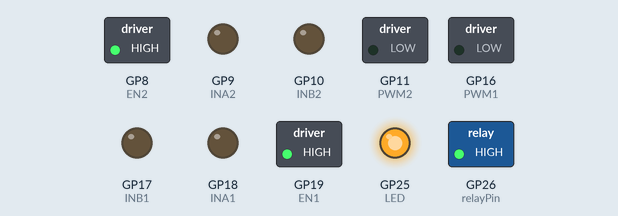
Recording of a sketch running on a simulated Raspberry Pi Pico. Parts: switched loads named in the sketch (green lamp = pin HIGH), output pins drawn as LEDs (lit = HIGH). The ROS host is connected and sends only what is stated; what the sketch prints to the serial monitor is not drawn.

Above: at 0.1 s.
At 2.3 s:
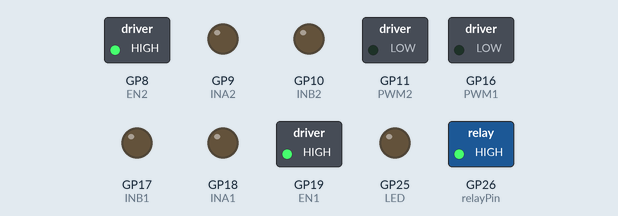
Timing chart, 0 to 3.8 s (numbered marks = the images above):
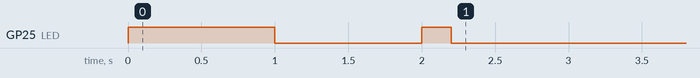

Measured:
- by itself, GP25 (LED): HIGH → LOW at 1.0 s, → HIGH 1.0 s later, → LOW 0.20 s later

The sketch:

arm-run-master_new.ino
```cpp
// NOTE all outputs are ACTIVE LOW

//HardwareTimer timer(3);
#include <stdlib.h>
#include <ros.h>
#include <std_msgs/Int32MultiArray.h>

#include <mcp_can.h>
#include <SPI.h>
//#include<SD.h>

#define SPI_CS_PIN 1
MCP_CAN CAN (SPI_CS_PIN);


#define LED 25

#define PWM1 16
#define INB1 17
#define INA1 18
#define EN1  19

#define PWM2 11
#define INB2 10
#define INA2 9
#define EN2  8

#define relayPin 26

#define PWMMAX 0xFFF

void callback (const std_msgs::Int32MultiArray& msg);
void initAndClearOutputs ();
void fixPWM ();
void initCAN ();
void updatePinBuff ();
void writeMotors ();
void writeCanBus ();

ros::NodeHandle nh;
ros::Subscriber<std_msgs::Int32MultiArray> sub ("stm_write", callback);

// for CAN
#define STD_FRAME 0
#define ID_A 0xF1


#define WRITE_INTERVAL 20
#define LOST_COMM_INTERVAL 200
unsigned long last_write_time = 0;
unsigned long last_comm_time = 0;
unsigned long curr_time = 0;

#define INP_LEN 6
int32_t recv_buff[INP_LEN] = {0, 0, 0, 0, 0, 0};

// PWM, EN, INA, INB (in that order)
uint8_t pin_buff[INP_LEN * 4];
uint8_t *motor_buff = pin_buff;
//uint8_t *can_buff = pin_buff + 8;

void setup () {

  pinMode(26,OUTPUT);
  //fixPWM ();
  Serial.begin(500000);

  SPI.setRX(0);
    SPI.setTX(3);
    SPI.setSCK(2);
    SPI.setCS(1);

  initAndClearOutputs ();
  updatePinBuff();
  writeMotors();
  initCAN();
  writeCanBus();

  curr_time = millis();
  last_write_time = curr_time;
  last_comm_time = curr_time;
  nh.getHardware()->setBaud(500000);
  nh.initNode ();
  nh.subscribe (sub);
}

void loop () {
  curr_time = millis();
  nh.spinOnce ();

  if (curr_time - last_comm_time > LOST_COMM_INTERVAL)
  {
    for (int i = 0; i < INP_LEN; i++)
      recv_buff[i] = 0;
    last_comm_time = curr_time;
    digitalWrite (LED, LOW);
  }

  updatePinBuff();
  writeMotors();
  if (curr_time - last_write_time > WRITE_INTERVAL)
  {

    writeCanBus();
    last_write_time = curr_time;
    Serial.println("sending");
  }
}


void callback (const std_msgs::Int32MultiArray& msg) {
  if (msg.layout.dim[0].size != INP_LEN ||
    msg.layout.dim[0].stride != INP_LEN || msg.layout.data_offset != 0)
  {
    return;
  }

  for (int i = 0; i < INP_LEN; i++)
    recv_buff[i] = msg.data[i];

  last_comm_time = curr_time;
  digitalWrite (LED, HIGH);
}

void updatePinBuff () {
  for (int i = 0; i < 2; i++)
  {
    int pwm, en, ina, inb;
    en = recv_buff[i] == 0;
    ina = recv_buff[i] > 0;
    inb = recv_buff[i] < 0;
    pwm = (ina ? recv_buff[i] : -recv_buff[i]);

    pin_buff[4*i+0] = pwm;
    pin_buff[4*i+1] = en;
    pin_buff[4*i+2] = ina;
    pin_buff[4*i+3] = inb;
  }

  for (int i = 2; i < INP_LEN; i++)
  {
    int pwm, en, ina, inb;
    en = recv_buff[i] == 0;
    ina = recv_buff[i] > 0;
    inb = recv_buff[i] < 0;
    pwm = (ina ? recv_buff[i] : -recv_buff[i]);

    pin_buff[i+6] = pwm;
    pin_buff[i+10] = en;
    pin_buff[i+14] = ina<<1;
    pin_buff[i+18] = inb<<2;
  }

  pin_buff[12] = pin_buff[12]|pin_buff[16]|pin_buff[20];
  pin_buff[13] = pin_buff[13]|pin_buff[17]|pin_buff[21];
  pin_buff[14] = pin_buff[14]|pin_buff[18]|pin_buff[22];
  pin_buff[15] = pin_buff[15]|pin_buff[19]|pin_buff[23];

  Serial.println(pin_buff[12]);
/*for (int i = 0; i < INP_LEN; i++)
  {
    int pwm, en, ina, inb;
    en = recv_buff[i] == 0;
    ina = recv_buff[i] < 0;
    inb = recv_buff[i] > 0;
    pwm = 0xFF - (inb ? recv_buff[i] : -recv_buff[i]);

    pin_buff[4*i+0] = pwm;
    pin_buff[4*i+1] = en;
    pin_buff[4*i+2] = ina;
    pin_buff[4*i+3] = inb;
  }
  */

}

void writeCanBus () {
  CAN.sendMsgBuf(ID_A, STD_FRAME, 8, pin_buff+8);
}

void writeMotors () {
  // motor_buff in this order: pwm, en, ina, inb
  analogWriteResolution(12); // sets analogWrite resolution to 12 bits

  analogWriteResolution(12); // sets analogWrite resolution to 12 bits
  analogWrite (PWM1,    ( motor_buff[0]*0xFFF)/0xFF);
  digitalWrite (EN1,  motor_buff[1]);
  digitalWrite(relayPin,motor_buff[1]);
  digitalWrite (INA1, motor_buff[2]);
  digitalWrite (INB1, motor_buff[3]);
  analogWrite (PWM2,   ( motor_buff[4]*0xFFF)/0xFF);
  digitalWrite (EN2,  motor_buff[5]);
  digitalWrite (INA2, motor_buff[7]);
  digitalWrite (INB2, motor_buff[6]);
}

//void fixPWM() {
  //timer.setPrescaleFactor(4);
  //timer.setOverflow(1024);
  //timer.refresh();
//}

void initCAN () {
  digitalWrite (LED, LOW);

  while (CAN_OK != CAN.begin(CAN_500KBPS))
  {
      digitalWrite (LED, HIGH);
      delay (1000);
      digitalWrite (LED, LOW);
      delay (1000);
  }

  digitalWrite (LED, HIGH);
  delay(1000);
   digitalWrite (LED, LOW);
   delay(1000);
    digitalWrite (LED, HIGH);


}

void initAndClearOutputs () {
  pinMode (LED, OUTPUT);
  pinMode (PWM1, OUTPUT);
  pinMode (INB1, OUTPUT);
  pinMode (INA1, OUTPUT);
  pinMode (EN1, OUTPUT);
  pinMode (PWM2, OUTPUT);
  pinMode (INB2, OUTPUT);
  pinMode (INA2, OUTPUT);
  pinMode (EN2, OUTPUT);
  analogWriteResolution(12); // sets analogWrite resolution to 12 bits

  analogWriteResolution(12); // sets analogWrite resolution to 12 bits


  digitalWrite (LED, HIGH);
  analogWrite(PWM1, PWMMAX);
  digitalWrite (INB1, HIGH);
  digitalWrite (INA1, HIGH);
  digitalWrite (EN1, HIGH);
  analogWrite(PWM2, PWMMAX);
  digitalWrite (INB2, HIGH);
  digitalWrite (INA2, HIGH);
  digitalWrite (EN2, HIGH);


}
```
